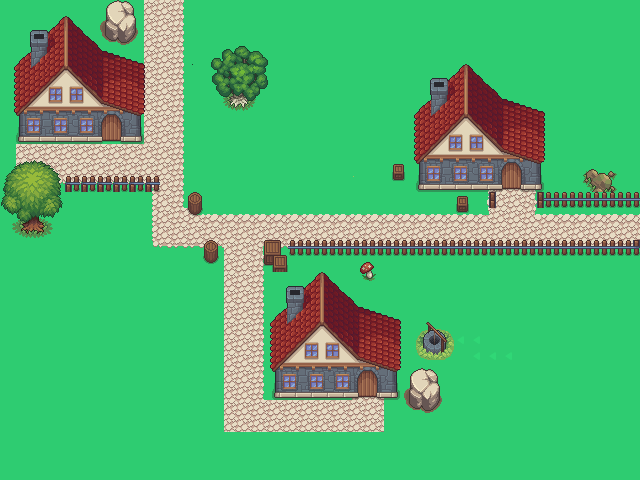

A 2D game scene composited from a Tiled map and its tileset images. What follows is a short description and the map's XML, with each tile layer's data collapsed to a summary:
An orthogonal 40x30 tile map with 16x16 px tiles, 4 tile layers (Floor, Path, WallsCollision, WallsNoCollision), 4 tilesets.

<map version="1.10" tiledversion="1.12.2" orientation="orthogonal" renderorder="right-down" width="40" height="30" tilewidth="16" tileheight="16" infinite="0" nextlayerid="5" nextobjectid="1">
 <tileset firstgid="1" name="tanah" tilewidth="16" tileheight="16" tilecount="96" columns="8">
  <image source="Pohon/tanah/tileGrass.png" width="128" height="200" />
 </tileset>
 <tileset firstgid="97" name="house" tilewidth="16" tileheight="16" tilecount="170" columns="10">
  <image source="PNG/house_details.png" width="160" height="272" />
 </tileset>
 <tileset firstgid="267" name="exterior" tilewidth="16" tileheight="16" tilecount="750" columns="15">
  <image source="PNG/exterior.png" width="240" height="800" />
 </tileset>
 <tileset firstgid="1017" name="ground_grass_details" tilewidth="16" tileheight="16" tilecount="378" columns="21">
  <image source="PNG/ground_grass_details.png" width="336" height="288" />
 </tileset>
 <layer id="1" name="Floor" width="40" height="30">
  <data>[1200 cells, 1200 non-empty, 5 distinct tile ids]</data>
 </layer>
 <layer id="2" name="Path" width="40" height="30">
  <data>[1200 cells, 1090 non-empty, 17 distinct tile ids]</data>
 </layer>
 <layer id="3" name="WallsCollision" width="40" height="30">
  <data>[1200 cells, 198 non-empty, 95 distinct tile ids]</data>
 </layer>
 <layer id="4" name="WallsNoCollision" width="40" height="30">
  <data>[1200 cells, 166 non-empty, 75 distinct tile ids]</data>
 </layer>
</map>
